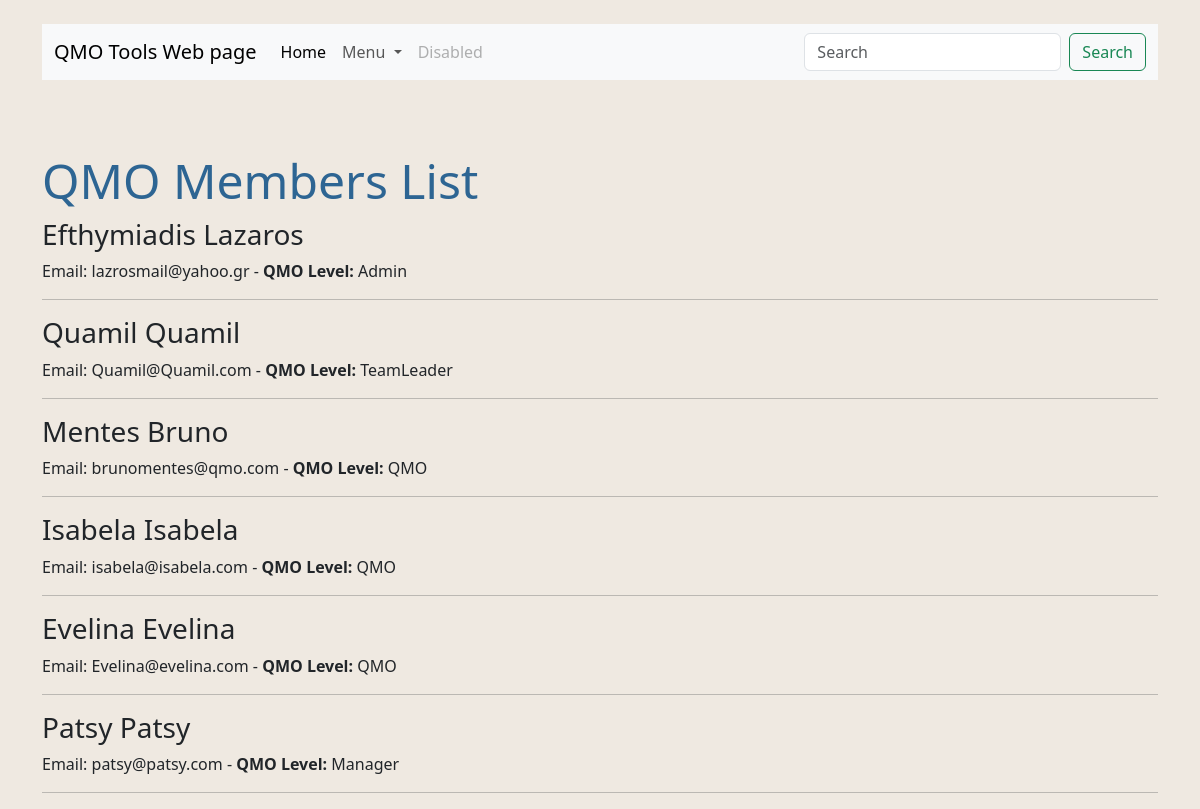
The page /qmo_member/ on the database its author committed.
### webapp/models.py (models this page shows, shortened)
class Member(models.Model):
    fname = models.CharField(max_length=200)
    lname = models.CharField(max_length=50)
    email = models.EmailField()
    qmo_level = models.CharField(max_length=15)
    passwd = models.CharField(max_length=10, default='123456')
    passwd2 = models.CharField(max_length=10, default='123456')

### webapp/views.py (the view)
# urls.py: path('qmo_member/', views.qmo_member, name="qmo_member"),
def qmo_member(request):
    all_members = Member.objects.all
    return render(request, 'qmo_member.html', {'all': all_members})

### webapp/templates/qmo_member.html
{% extends 'base.html' %}
{%  block content %}
      <br/><h1>QMO Members List</h1>
{% for item in all %}
   <div>
       <h3>{{ item.fname }}  {{ item.lname }}</h3>
   </div>
    <div>
        <span>Email: {{ item.email }}  -    </span>
        <strong>QMO Level: </strong>{{ item.qmo_level }}
    </div>
    <hr>
{% endfor %}
{% endblock %}

### static/css/main.css (style rules this page uses)
body { background-color: #efe9e1; color: 111; }
h1 { font-size:3rem; color: rgb(18 82 135 / 88%); background-color: #ff bf0014; }
span { color: light-blue; }

### rows shown on the page
Member: fname "Efthymiadis", lname "Lazaros", email "lazrosmail@yahoo.gr", qmo_level "Admin"
Member: fname "Quamil", lname "Quamil", email "Quamil@Quamil.com", qmo_level "TeamLeader"
Member: fname "Mentes", lname "Bruno", email "brunomentes@qmo.com", qmo_level "QMO"
Member: fname "Isabela", lname "Isabela", email "isabela@isabela.com", qmo_level "QMO"
Member: fname "Evelina", lname "Evelina", email "Evelina@evelina.com", qmo_level "QMO"
Member: fname "Patsy", lname "Patsy", email "patsy@patsy.com", qmo_level "Manager"
